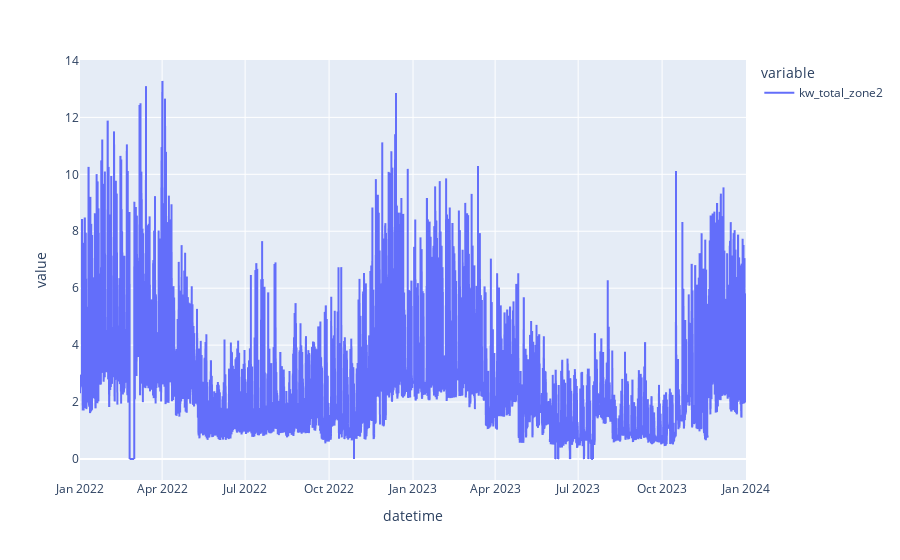

Notebook code cell kept with this figure:
### Code cell
hourly_data["kw_total_zone2"].plot()

### Figure 1 — Plotly figure (JSON) as saved in the notebook; plotly's stock layout.template omitted (floating-point values rounded to 4 significant figures; data arrays with more than 128 entries replaced by an {"elided": "..."} marker saying what was removed)
{"data": [{"hovertemplate": "variable=kw_total_zone2<br>datetime=%{x}<br>value=%{y}<extra></extra>", "legendgroup": "kw_total_zone2", "line": {"color": "#636efa", "dash": "solid"}, "marker": {"symbol": "circle"}, "mode": "lines", "name": "kw_total_zone2", "showlegend": true, "x": {"elided": "17520 str values"}, "xaxis": "x", "y": {"elided": "17520 float values"}, "yaxis": "y", "type": "scattergl"}], "layout": {"xaxis": {"anchor": "y", "domain": [0.0, 1.0], "title": {"text": "datetime"}}, "yaxis": {"anchor": "x", "domain": [0.0, 1.0], "title": {"text": "value"}}, "legend": {"title": {"text": "variable"}, "tracegroupgap": 0}, "margin": {"t": 60}}}
